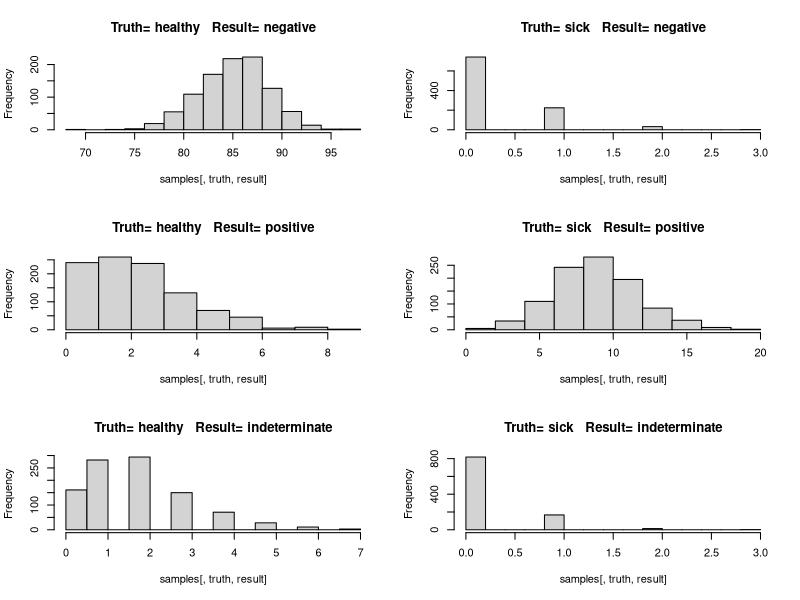

Write the R code that produced this figure.
## ---- chunk 1
diagnosticModelFamily = rbind(c(0.95, 0.03, 0.02), 
                   c(0.03, 0.95, 0.02)) 
parameterSpace = c("healthy","sick")
sampleSpace = c("negative","positive","indeterminate")
dimnames(diagnosticModelFamily) = list(parameterSpace, sampleSpace)
print(diagnosticModelFamily)
## ---- chunk 2
LRexpressions = paste0(diagnosticModelFamily[1,], '/',
                      diagnosticModelFamily[2,])
options(digits=2)
sapply (LRexpressions, function(ex) 
        eval(parse(text=ex)) )
## ---- chunk 3
prior = c(0.9, 0.1)
diagnosticJoint = matrix(prior, nrow=2, ncol=3) *
                  diagnosticModelFamily
print(diagnosticJoint)
## ---- chunk 4
normalize = function(x) x/sum(x)
predictiveProbabilities = apply(diagnosticJoint, 2,
                                normalize)
###   "2" means columns  and "1" means rows.
## ---- chunk 5
sampleSize = 100
## ---- chunk 6
simulateDiagnosticDatasets = function(ignoreMe=NULL){
  simdata = rmultinom(1, sampleSize, diagnosticJoint)
  simdata = matrix(simdata, nrow=2)
  dimnames(simdata) = dimnames(diagnosticJoint) 
  simdata
}

nReps = 1000
library(plyr)
samples = laply(1:nReps, simulateDiagnosticDatasets)
str(samples)
## ---- chunk 7
dimnames(samples)[[1]] = 1:nReps
names(dimnames(samples)) = c("rep number", "patient truth", "test")
str(samples)
## ---- chunk 8
par(mfcol=c(3,2))
for (truth in parameterSpace) {
  for (result in sampleSpace) {
    print(paste("Truth=", truth, "  Result=", result))
    print(summary(samples[ , truth, result]))
    hist(samples[ , truth, result],
         main = paste("Truth=", truth, "  Result=", result))
  }
}
